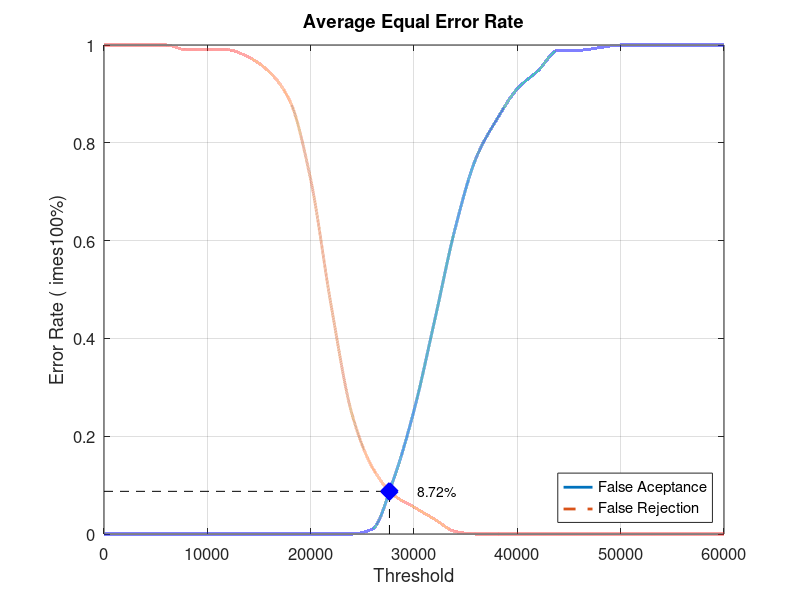
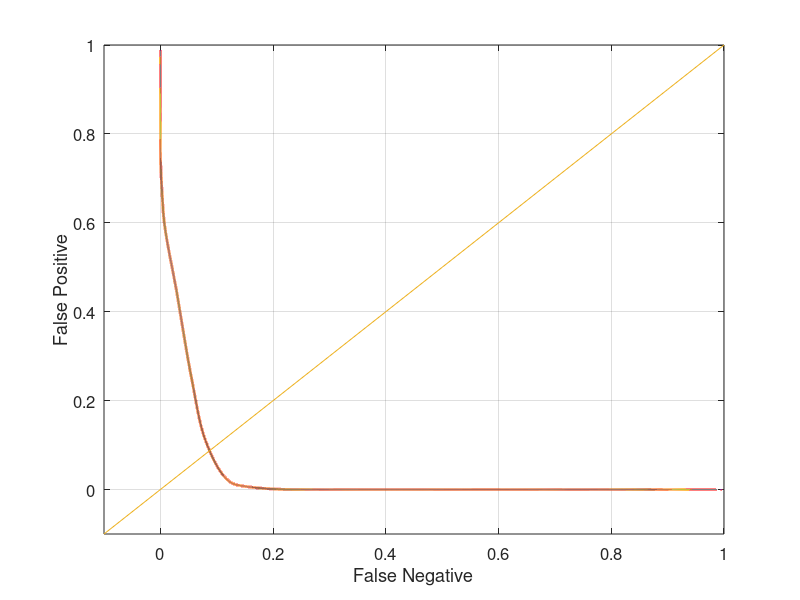

Recreate these plots in MATLAB, in order.
close all;
clear;
clc;
x = 0:2000:60000;
xq = 0:0.5:60000;

y0 = [0 0 0 0 0 0 0 0 0 0 0 0 0 0.0105263 0.110526 0.252632 0.436842 0.626316 0.768421 0.847368 0.910526 0.947368 0.989474 0.989474 0.994737 1 1 1 1 1 1]
yy0 = interp1(x, y0, xq, 'pchip');
y1 = [1 1 1 1 0.99 0.99 0.99 0.975 0.945 0.885 0.725 0.465 0.245 0.135 0.08 0.055 0.03 0.005 0 0 0 0 0 0 0 0 0 0 0 0 0]
yy1 = interp1(x, y1, xq, 'pchip');

% Calculating EER: 
y2 = abs(y0 - y1);
find(y2 == min(y2))
yy2 = abs(yy0 - yy1);
xEER = find(yy2 == min(yy2));
xEERIndex = xq(xEER) % X-axis EER
yEER = yy0(xEER) % Y-axis EER

main = figure
plot(xq, yy0,'-','LineWidth', 2);	hold on
plot(xq, yy1,'--','LineWidth', 2);	hold on
plot([xEERIndex xEERIndex], [0 yEER], 'k--');	hold on
plot([0 xEERIndex], [yEER yEER], 'k--');	hold on
plot(xEERIndex, yEER, 'bx', 'LineWidth', 10);	hold on
text(xEERIndex + 10 * xEERIndex / 100, yEER, [num2str(round((10000 * yEER)) / 100) '%'])
legend('False Aceptance', 'False Rejection', 'Location', 'SouthEast')
xlabel('Threshold')
ylabel('Error Rate (	imes100%)')
title('Average Equal Error Rate')
set(gca, 'FontSize', 12)
axis([0 60000 0 1])
grid on

print(main, 'Database5_4Main', '-dpng');
FNRxFPR = figure('Color', [1 1 1]);
plot(yy1, yy0, '-', yy1, yy0, 'LineWidth', 2);
hold on
y = -0.1:0.1:1
plot(y, y); 
set(gca, 'FontSize', 12)
xlabel('False Negative')
ylabel('False Positive')
axis([-0.1 1 -0.1 1])
set(gca, 'FontSize', 12)
grid on

print(FNRxFPR, 'Database5_4FNRxFPR','-dpng');
